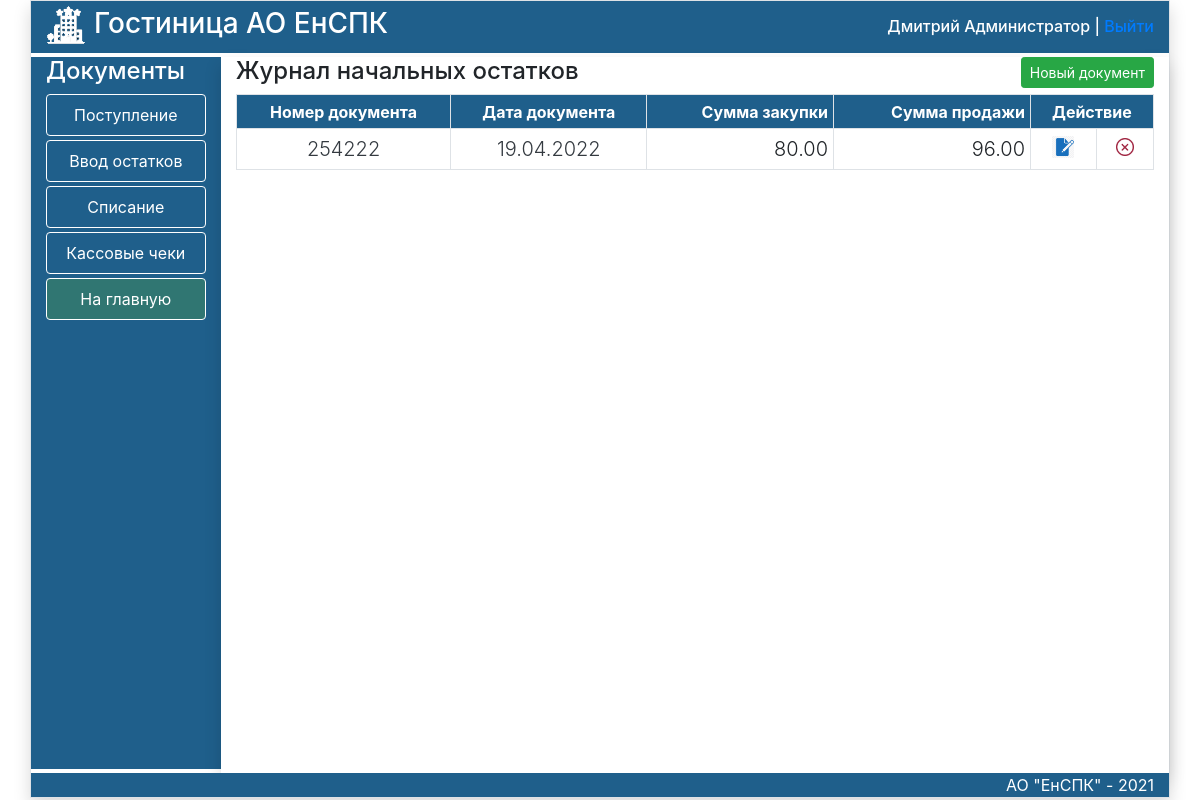
Page /InitialDoc (signed in) on the committed database.
### trade/models.py (models this page shows, shortened)
class Doc(models.Model):
    nomerdoc=models.CharField(max_length=20,verbose_name="Номер документв")
    datadoc=models.DateField(verbose_name='Дата документа')
    updated_at = models.DateTimeField(auto_now=True, verbose_name='Создан')
    created_at = models.DateTimeField(auto_now_add=True, verbose_name='Обновлен')
    dealer=models.ForeignKey(Saler,verbose_name='Поставщик',on_delete=models.PROTECT)
    buytotal=models.DecimalField(max_digits=8,decimal_places=2,default=0.00)
    saletotal=models.DecimalField(max_digits=8,decimal_places=2,default=0.00)
    transaction=models.BooleanField(verbose_name='Проведен',default=False)
    typedoc=models.ForeignKey(TypeDoc,verbose_name='Тип документа',on_delete=models.PROTECT)
    user=models.CharField(max_length=100,verbose_name='Пользователь',blank=True,null=True,default='')
    class Meta:
        verbose_name='Документ'
        verbose_name_plural='Документы'

### trade/views.py (the view)
# urls.py: path('InitialDoc',InitialDoc,name='InitialDoc'),
def InitialDoc(request):
    InitialDoc=Doc.objects.filter(typedoc=2).order_by('-datadoc')
    return render(request, 'trade/InitialDocs.html', {'title': 'Ввод начальных остатков','doc':InitialDoc})

### trade/templates/trade/InitialDocs.html
{% extends 'trade/DocPage.html' %}
{% load static %}
{% block LinkArea %}
<h4 class="text-white">Документы</h4>
     <a href="{% url 'ReceiptDoc' %}" class="btn btn-secondary border border-white  nav-link mb-1 btnblack">Поступление </a>
       <a href="{% url 'InitialDoc' %}" class="btn btn-secondary border border-white  nav-link mb-1 btnblack">Ввод остатков</a>
<a href="{% url 'Create' 'Unit' %}" class="btn btn-secondary border border-white  nav-link mb-1 btnblack">Списание </a>
<a href="{% url 'CheckJurnal' %}" class="btn btn-secondary border border-white  nav-link mb-1 btnblack">Кассовые чеки </a>
<a href="{% url 'home' %}" class="btn btn-secondary border border-white  nav-link mb-1 addbtn">На главную</a>
{% endblock LinkArea %}
{% block DataArea %}
<div class="row">
 <div class="col-md-12 ">
<h4 >Журнал начальных остатков
    <div class="text-end d-inline-block float-right"><a href="{% url 'CreateInitialDoc' %}" class="btn btn-success  btn-sm    mb-1  ">Новый документ </a></div>
</h4>
<div class="scrolltable ">
    <table class="table table-sm table-bordered mt-0 " >
    <tr>
        <th class="btnblack  textcenter" >Номер документа</th>
        <th class="btnblack  textcenter"  >Дата документа</th>
        <th class="btnblack  textright" >Сумма закупки</th>
        <th class="btnblack  textright " >Сумма продажи</th>
        <th class="btnblack  textcenter " colspan="2">Действие</th>
    </tr>
{% for item in doc %}
    <tr>
        <th class=" lead textcenter text-dark" > {{item.nomerdoc}}</th>
        <th class=" lead textcenter text-dark" >{{item.datadoc|date:"d.m.Y"}}</th>
        <th class=" lead textright">{{item.buytotal}}</th>
        <th class=" lead textright">{{item.saletotal}}</th>
  <td class="text-center pt-0 pb-2 " style="vertical-align:middle"><a href="{% url 'UpdateInitialDoc' item.pk %}" ><img src="{% static 'trade/images/edit2.png' %}" height="22" style="top:10px" title="Редактировать" ></a></td>
  <td class="text-center pt-0 pb-2 " style="vertical-align:middle"><a href="{% url 'DeleteInitialDoc' item.pk %}" ><img src="{% static 'trade/images/delete2.png' %}" height="18" style="top:10px" title="Удалить документ" ></a></td>
    </tr>
{% endfor %}
    </table>
</div>
 </div>
</div>
{% endblock DataArea %}

### trade/templates/trade/base.html (shortened to what this page needs)
{% load static %}
 <!DOCTYPE html>
<html lang="en">
<head>
    <link type="text/css" href="{% static 'trade/css/bootstrap.css' %}"  rel="stylesheet">
    <link type="text/css" href="{% static 'trade/css/my.css' %}"  rel="stylesheet">
</head>
<body>
<div class="container border shadow ">
    <div class="row">
        <div class="col-md-12 mb-1 myback header1 ">
            <h3 class="mt-1 text-white "> <img src="{% static 'trade/images/hotel4.png' %}" class="mr-2 logo">Гостиница АО ЕнСПК
                {% if request.user.is_authenticated %}
                <span style="float:right;font-size:16px;margin-top:12px;">{{user.first_name}} {{user.last_name}} | <a href="{% url 'UserOut' %}" style="font-size:16px;margin-top:12px;">Выйти</a> </span>
            {% endif %}
            </h3> </div>
    </div>
<div class="row">
    <div class="col-md-2 mb-1 myback" style="min-height:calc(100vh - 88px);"  >
{% block LinkArea %}{% endblock LinkArea %}
</div>
        <div class="col-md-10  shadow ">
                   {% block DataArea %}{% endblock DataArea %}
        </div>
    </div>
 <div class="row">
    <div class="col-md-12 text-right myback text-white" >
            АО "ЕнСПК" - 2021
    </div>
</div>
</div>
</body>
</html>

### trade/static/trade/css/my.css (style rules this page uses)
.myback { background-color:RGB(31,95,139); }
.btnblack { background-color:RGB(31,95,139); color: white; }
.logo { height:40px; }
.addbtn { width=30px; background-color:RGB(48,118,114); color: white; }
.scrolltable { display:block; overflow-y: auto; height:75vh; }
.textright { text-align:right; }
.textcenter { text-align:center; }

### rows in the picture
Doc: nomerdoc "254222", datadoc "19.04.2022", buytotal "80.00", saletotal "96.00"

### other values in the picture
{{ user.first_name }} "Дмитрий"
{{ user.last_name }} "Администратор"
